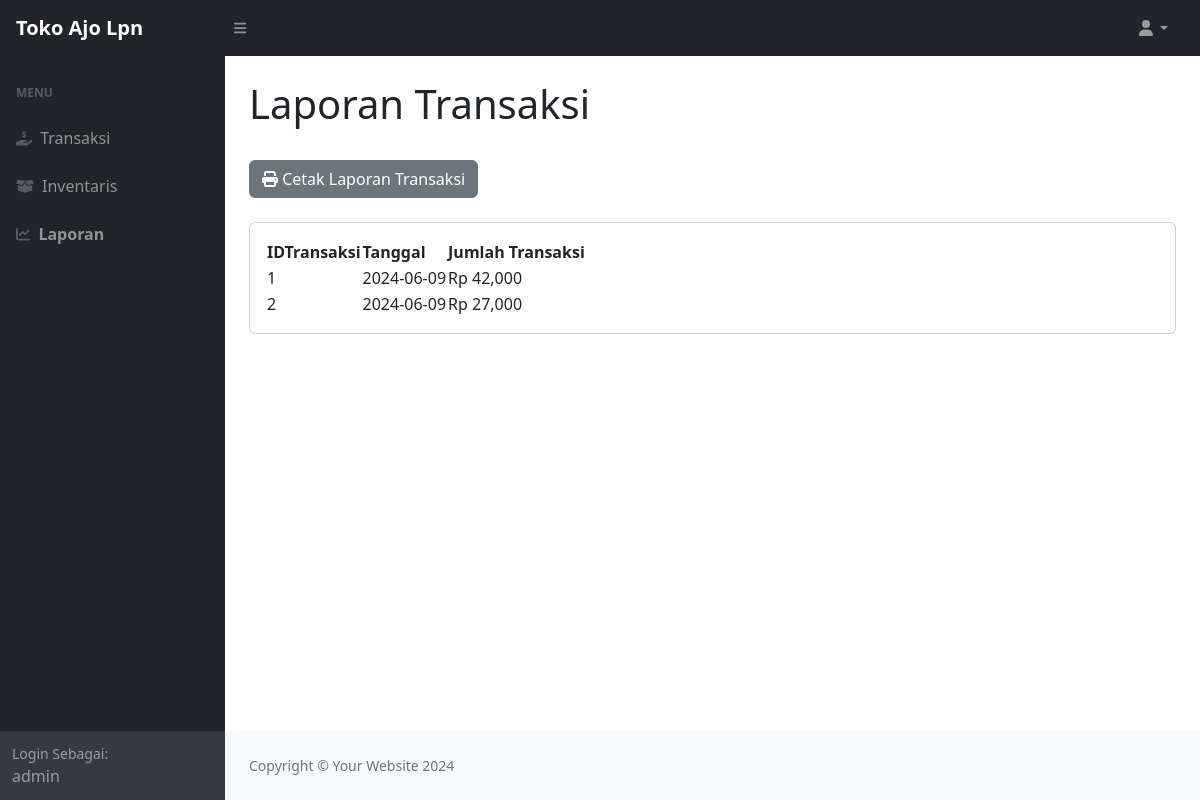
Screenshot of /tokoajo/laporantransaksi.php (signed in) with the database file from the repository.
### tables this page shows
CREATE TABLE `transaksi` (
  `idtransaksii` int(11) NOT NULL,
  `tanggaltransaksi` date NOT NULL DEFAULT current_timestamp(),
  `jumlahtransaksi` int(11) NOT NULL
);

### tokoajo/laporantransaksi.php (the view, shortened to what this page needs)
<!DOCTYPE html>
<html lang="en">
    <head>
        <link href="https://cdn.jsdelivr.net/npm/simple-datatables@7.1.2/dist/style.min.css" rel="stylesheet" />
        <link href="css/styles.css" rel="stylesheet" />
    </head>
    <body class="sb-nav-fixed">
        <nav class="sb-topnav navbar navbar-expand navbar-dark bg-dark">
            <a class="navbar-brand ps-3" href="index.php"><b>Toko Ajo Lpn</b></a>
            <button class="btn btn-link btn-sm order-1 order-lg-0 me-4 me-lg-0" id="sidebarToggle" href="#!"><i class="fas fa-bars"></i></button>
            <ul class="navbar-nav ms-auto ms-md-0 me-3 me-lg-4">
                <li class="nav-item dropdown">
                <a class="nav-link dropdown-toggle" id="navbarDropdown" href="#" role="button" data-bs-toggle="dropdown" aria-expanded="false"><i class="fas fa-user fa-fw"></i></a>
                </li>
            </ul>
        </nav>
        <div id="layoutSidenav">
            <div id="layoutSidenav_nav">
                <nav class="sb-sidenav accordion sb-sidenav-dark" id="sidenavAccordion">
                    <div class="sb-sidenav-menu">
                        <div class="nav">
                            <div class="sb-sidenav-menu-heading">Menu</div>
                            <a class="nav-link" href="index.php">
                                <div class="sb-nav-link-icon"><i class="fa-solid fa-hand-holding-dollar"></i></div>
                                Transaksi
                            </a>
                            <a class="nav-link" href="inventaris.php">
                                <div class="sb-nav-link-icon"><i class="fa-solid fa-box-open"></i></div>
                                Inventaris
                            </a>
                            <a class="nav-link" href="laporan.php">
                                <div class="sb-nav-link-icon"><i class="fa-solid fa-chart-line"></i></div>
                                <b>Laporan</b>
                            </a>
                        </div>
                    </div>
                    <div class="sb-sidenav-footer">
                    <?php
                        $username = $_SESSION['username'];
                        ?>
                        <div class="small">Login Sebagai:</div>
                        <?=$username;?>
                    </div>
                </nav>
            </div>
            <div id="layoutSidenav_content">
                <main>
                    <div class="container-fluid px-4">
                        <h1 class="mt-4">Laporan Transaksi</h1>
                        <br>
                        <a href="cetaklaporantransaksi.php" class="btn btn-secondary" target="_blank">
                            <i class="fa-solid fa-print"></i>
                             Cetak Laporan Transaksi</a>
                             <br><br>
                        <div class="card mb-4">
                            <div class="card-body">
                                <table id="datatablesSimple">
                                    <thead>
                                        <tr>
                                            <th>IDTransaksi</th>
                                            <th>Tanggal</th>
                                            <th>Jumlah Transaksi</th>
                                        </tr>
                                    </thead>
                                    <tbody>
                                    <?php
                                    $dbhost = "localhost";
                                    $dbuser = "root";
                                    $dbpass = "";
                                    $dbname = "retail";
                                    $koneksi = mysqli_connect($dbhost,$dbuser,$dbpass,$dbname);
                                       $laporantransaksi = mysqli_query($koneksi,"SELECT * FROM transaksi;");
                                       while ($plaporantransaksi=mysqli_fetch_array($laporantransaksi)){
                                        $idtransaksi=$plaporantransaksi['idtransaksii'];
                                        $tanggal=$plaporantransaksi['tanggaltransaksi'];
                                        $jumlaht=$plaporantransaksi['jumlahtransaksi'];
                                       ?>
                                            <tr>
                                                <td><?=$idtransaksi;?></td>
                                                <td><?=$tanggal;?></td>
                                                <td>Rp <?=number_format($jumlaht);?></td>
                                            </tr>
                                       <?php
                                       };
                                       ?>
                                    </tbody>
                                </table>
                            </div>
                        </div>
                    </div>
                </main>
                <footer class="py-4 bg-light mt-auto">
                    <div class="container-fluid px-4">
                        <div class="d-flex align-items-center justify-content-between small">
                            <div class="text-muted">Copyright &copy; Your Website 2024</div>
                        </div>
                    </div>
                </footer>
            </div>
        </div>
    </body>
</html>

### rows the page displays
transaksi: idtransaksii "1", tanggaltransaksi "2024-06-09", jumlahtransaksi "42,000"
transaksi: idtransaksii "2", tanggaltransaksi "2024-06-09", jumlahtransaksi "27,000"

### other values shown
$username "admin"
